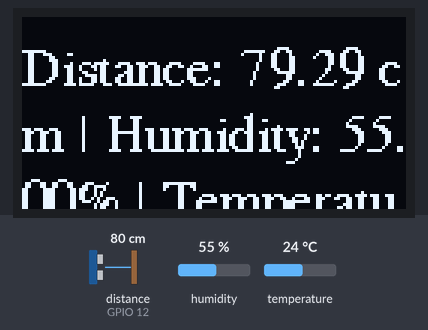
The sketch below on a simulated ESP8266 (NodeMCU). Parts: 128×64 one-colour display. Wiring (inferred from the names in the program): ultrasonic range finder: trigger GPIO 14; echo GPIO 12. Inputs (shaded band) come from the test bench; at power-on: distance to the obstacle (sensor on GPIO 12) 80 cm, humidity 55 %, temperature 24 °C. The echo pulse lasts 58.3 µs per cm; WiFi joins after 1.5 s; servers stay silent unless stated; uploads are accepted with an empty reply; what the sketch prints to the serial monitor is not drawn.

Above: at 4.7 s.
4.8 s: distance to the obstacle (sensor on GPIO 12) set to 2 cm
At 9.9 s:
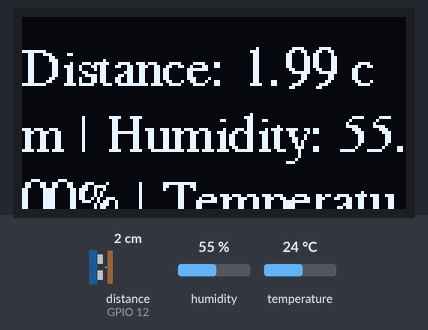
10.8 s: humidity set to 22 %
At 15.5 s:
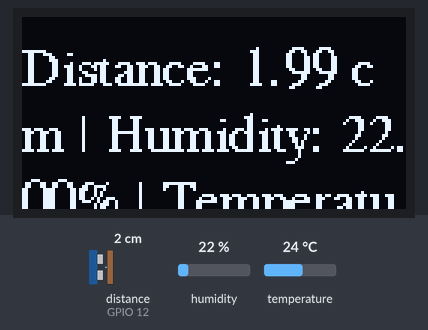
16.8 s: distance to the obstacle (sensor on GPIO 12) set to 4 cm
At 21.1 s:
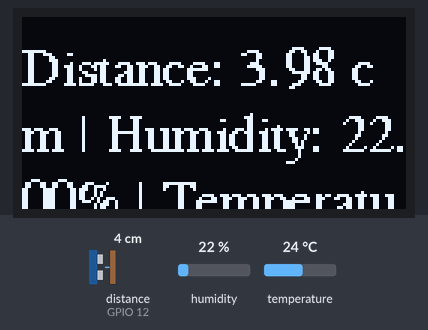
22.8 s: humidity set to 40 %
At 26.7 s:
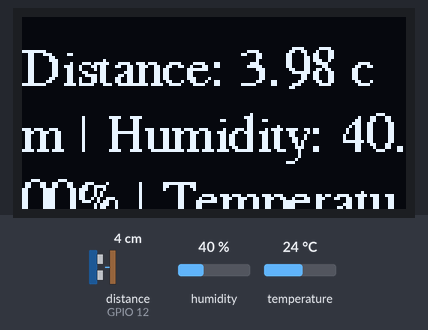
28.8 s: distance to the obstacle (sensor on GPIO 12) set to 9 cm
At 31.1 s:
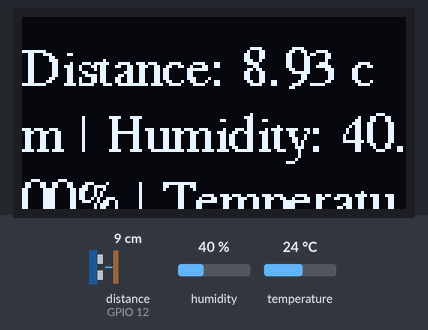
34.8 s: humidity set to 68 %
At 36.7 s:
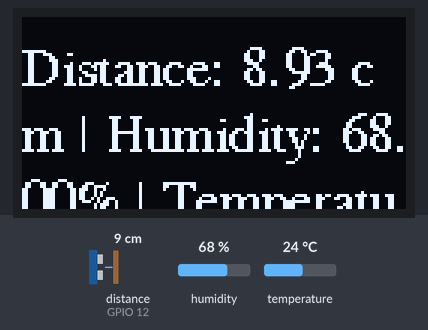
Timing chart, 0 to 38.2 s (numbered marks = the images above; inputs shaded):
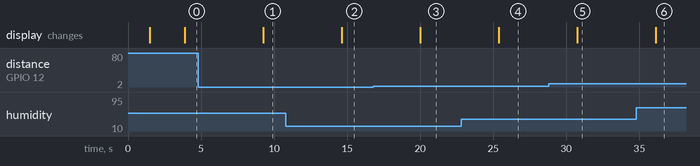

Measured:
- after the input at 4.8 s, the display: changes after 4.5 s (image 1)
- after the input at 10.8 s, the display: changes after 3.8 s (image 2)
- after the input at 16.8 s, the display: changes after 3.2 s (image 3)
- after the input at 22.8 s, the display: changes after 2.6 s (image 4)
- after the input at 28.8 s, the display: changes after 2.0 s (image 5)
- after the input at 34.8 s, the display: changes after 1.3 s (image 6)

The sketch:

Test-Hum-Dis.ino
```cpp
#include <WiFiClientSecure.h>
#include <ESP8266WiFi.h>
#include <ESP8266HTTPClient.h>
#include <Wire.h>
#include <Adafruit_GFX.h>
#include <Adafruit_SSD1306.h>
#include <Fonts/FreeSerif9pt7b.h>
#include <DHT.h>

#define SCREEN_WIDTH 128 // OLED display width, in pixels
#define SCREEN_HEIGHT 64 // OLED display height, in pixels

int trigPin = 14; // TRIG pin for ultrasonic sensor
int echoPin = 12; // ECHO pin for ultrasonic sensor
#define DHTPIN 2 // DHT11 data pin
#define DHTTYPE DHT11

// Replace with your network credentials
const char* ssid     = "AIMANBT2";
const char* password = "mariaahmad@123";

// REPLACE with your Domain name and URL path or IP address with path
const char* serverName = "https://esp8266-midterm.000webhostapp.com/post-esp-data.php";

// Keep this API Key value to be compatible with the PHP code provided in the project page.
// If you change the apiKeyValue value, the PHP file /post-esp-data.php also needs to have the same key
String apiKeyValue = "fdc7d98d-ef4c-433f-bcc4-3f86ae34a96f";

String sensorName = "ESP8266";
String sensorLocation = "Home";

DHT dht(DHTPIN, DHTTYPE);

// Declaration for an SSD1306 display connected to I2C (SDA, SCL pins)
Adafruit_SSD1306 display(SCREEN_WIDTH, SCREEN_HEIGHT, &Wire, -1);

void setup()
{
    pinMode(trigPin, OUTPUT);
    pinMode(echoPin, INPUT);
    Serial.begin(9600);
    dht.begin();

    WiFi.begin(ssid, password);
    Serial.println("Connecting");
    while(WiFi.status() != WL_CONNECTED)
    {

      delay(500);
      Serial.print(".");
    }

    Serial.println("");
    Serial.print("Connected to WiFi network with IP Address: ");
    Serial.println(WiFi.localIP());

    //LED DETECT
    if(!display.begin(SSD1306_SWITCHCAPVCC, 0x3C))
    {
        Serial.println("SSD1306 allocation failed");
        for(;;);
    }

    display.clearDisplay();
    display.display();

    // Set custom font
    display.setFont(&FreeSerif9pt7b);

    // Set custom text color
    display.setTextColor(WHITE);

    delay(2000);
}

void loop()
{
    // Ultrasonic sensor
    digitalWrite(trigPin, HIGH);
    delayMicroseconds(10);
    digitalWrite(trigPin, LOW);
    float duration_us = pulseIn(echoPin, HIGH);
    float distance_cm = 0.017 * duration_us;

    // DHT11 sensor
    float humidity = dht.readHumidity();
    float temperature = dht.readTemperature();

    String combinedText = "Distance: " + String(distance_cm, 2) + " cm | Humidity: " + String(humidity, 2) + "% | Temperature: " + String(temperature, 2) + "°C";
    int textLength;
    int xPos;

    // Calculate the width of the text in pixels
    int16_t x1, y1;
    uint16_t textWidth, textHeight;
    display.getTextBounds(combinedText, 0, 0, &x1, &y1, &textWidth, &textHeight);

    //Check WiFi connection status
    if(WiFi.status()== WL_CONNECTED)
    {
        WiFiClientSecure *client = new WiFiClientSecure;
        client->setInsecure(); //don't use SSL certificate
        HTTPClient https;
        https.setTimeout(4500);

        // Your Domain name with URL path or IP address with path
        https.begin(*client, serverName);

        // Specify content-type header
        https.addHeader("Content-Type", "application/x-www-form-urlencoded");

        // Prepare your HTTP POST request data
        String httpRequestData = "api_key=" + apiKeyValue + "&sensor=" + sensorName
                              + "&location=" + sensorLocation + "&humvalue=" + String(humidity, 2)
                              + "&temvalue=" + String(temperature, 2) + "&disvalue=" + String(distance_cm, 2) + "";
        Serial.print("httpRequestData: ");
        Serial.println(httpRequestData);


        // You can comment the httpRequestData variable above
        // then, use the httpRequestData variable below (for testing purposes without the sensor)
        //String httpRequestData = "api_key=tPmAT5Ab3j7F9&sensor=ESP8266&location=HOME&humvalue=60.00&temvalue=33.00&disvalue=100.00";

        // Send HTTP POST request
        int httpResponseCode = https.POST(httpRequestData);

        if (httpResponseCode>0)
        {
          Serial.print("HTTP Response code: ");
          Serial.println(httpResponseCode);
          Serial.println("Successfully data input.");
        }
        else

        {
          Serial.print("Error code: ");
          Serial.println(httpResponseCode);
        }
        // Free resources
        https.end();
    }

    else
    {
        Serial.println("WiFi Disconnected");
    }

    // Check for errors
    if (isnan(humidity) || isnan(temperature) || isnan(distance_cm))
    {
        display.setFont(&FreeSerif9pt7b);
        display.clearDisplay();
        display.setTextSize(1);
        display.setTextColor(WHITE);
        display.setCursor(0,20);
        display.println("Sensor error!");
        display.display();
        delay(2000);

        Serial.println("Sensor error!");
    }

    else
    {
        // Display on LCD
        textLength = display.width() * combinedText.length() / SCREEN_WIDTH;
        xPos = SCREEN_WIDTH;

        display.clearDisplay();

        // Draw the text at the current position
        display.setCursor(xPos, 0); // Adjust y position as needed for your display
        // Move text position to the left
        xPos--;

        // If the text has completely moved off to the left, reset its position
        if (xPos < -textLength)
        {
            xPos = SCREEN_WIDTH;
        }

        // Set custom font
        display.setFont(&FreeSerif9pt7b);

        // Set custom text color
        display.setTextColor(WHITE);
        display.print(combinedText);

        // Update the display
        display.display();

        // Delay for smooth scrolling
        delay(50);

        // Print to serial monitor
        Serial.print("Distance: ");
        Serial.print(distance_cm);
        Serial.print(" cm | Humidity: ");
        Serial.print(humidity);
        Serial.print("% | Temperature: ");
        Serial.print(temperature);
        Serial.println("°C");
    }

    delay(5000);
}
```
